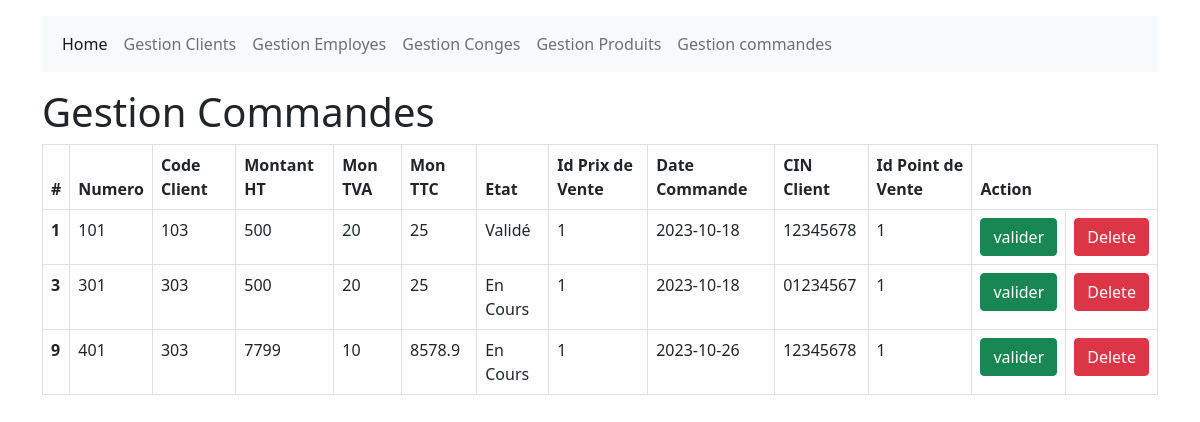
Before: /admin/gestion_commandes.php with the older database file.
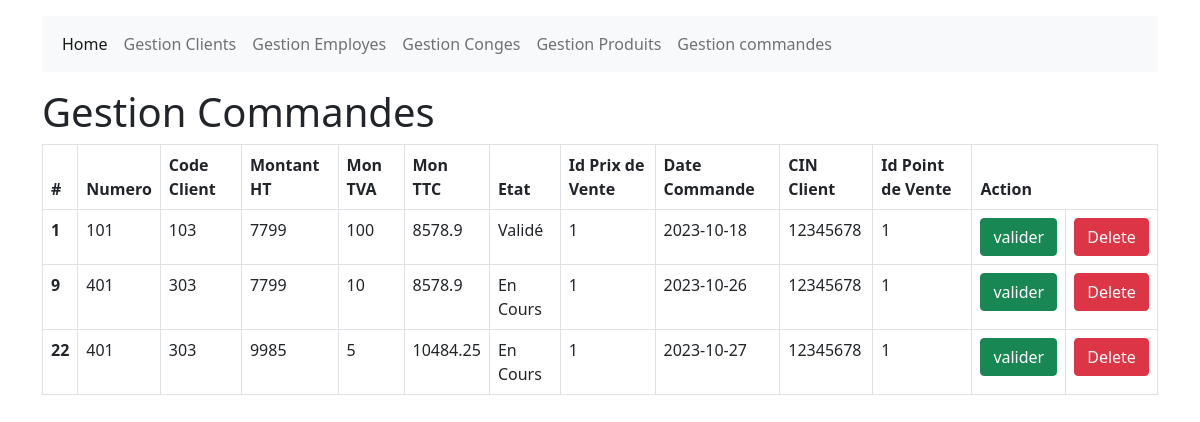
After: the same page with the newer database file.
### tables this page shows
CREATE TABLE `commande` (
  `id` int(11) NOT NULL,
  `num` int(11) NOT NULL,
  `codeclient` int(11) NOT NULL,
  `montantht` double NOT NULL,
  `montva` double NOT NULL,
  `monttc` double NOT NULL,
  `etat` varchar(100) NOT NULL,
  `idpventee` int(11) NOT NULL,
  `datecmd` date NOT NULL,
  `cinclient` varchar(100) NOT NULL,
  `idpointvente` int(11) NOT NULL
);

### admin/gestion_commandes.php (the view)
<?php include 'header.php';?>
<div class="container mt-3">
<h1>Gestion Commandes</h1>
  <table class="table table-bordered">
    <thead>
      <tr>
        <th>#</th>
        <th>Numero</th>
        <th>Code Client</th>
        <th>Montant HT</th>
        <th>Mon TVA</th>
        <th>Mon TTC</th>
        <th>Etat</th>
        <th>Id Prix de Vente</th>
        <th>Date Commande</th>
        <th>CIN Client</th>
        <th>Id Point de Vente</th>
        <th colspan="2">Action</th>
      </tr>
    </thead>
    <tbody>
      <?php
      include('../db/connexion.php');
      $sql="SELECT * FROM `commande`";
      $result=$conn->query($sql);
      while($row=mysqli_fetch_array($result,MYSQLI_ASSOC))
      {
      ?>
      <tr>
        <th scope="row"><?php echo $row['id'];?></th>
        <td><?php echo $row['num'];?></td>
        <td><?php echo $row['codeclient'];?></td>
        <td><?php echo $row['montantht'];?></td>
        <td><?php echo $row['montva'];?></td>
        <td><?php echo $row['monttc'];?></td>
        <td><?php echo $row['etat'];?></td>
        <td><?php echo $row['idpventee'];?></td>
        <td><?php echo $row['datecmd'];?></td>
        <td><?php echo $row['cinclient'];?></td>
        <td><?php echo $row['idpointvente'];?></td>
        <td>
        <a href="update_commande.php?id_commande=<?php echo $row['id'];?>" class="btn btn-success" role="button">valider</a>
        </td>
        <td>
        <a href="delete_commande.php?id_commande=<?php echo $row['id'];?>" class="btn btn-danger" role="button">Delete</a>
        </td>
      </tr>
      <?php
      }
      ?>
    </tbody>
  </table>
  </div>

### admin/header.php (shortened to what this page needs)
<!DOCTYPE html>
<html>
<head>
    <link href="https://cdn.jsdelivr.net/npm/bootstrap@5.0.2/dist/css/bootstrap.min.css" rel="stylesheet">
    <link rel="stylesheet" href="CSS/styles.css">
  </head>
<body>
        <div class="container mt-3">
            <nav class="navbar navbar-expand-sm bg-light navbar-light">
                <div class="container-fluid">
                    <ul class="navbar-nav">
                      <li class="nav-item">
                        <a class="nav-link active" href="index.php">Home</a>
                      </li>
                      <li class="nav-item">
                        <a class="nav-link" href="gestion_clients.php">Gestion Clients</a>
                      </li>
                      <li class="nav-item">
                        <a class="nav-link" href="gestion_employes.php">Gestion Employes</a>
                      </li>
                      <li class="nav-item">
                        <a class="nav-link" href="gestion_conges.php">Gestion Conges</a>
                      </li>
                      <li class="nav-item">
                        <a class="nav-link" href="gestion_produits.php">Gestion Produits</a>
                      </li>
                      <li class="nav-item">
                        <a class="nav-link" href="gestion_commandes.php">Gestion commandes</a>
                      </li>
                    </ul>
                  </div>
              </nav>
        </div>
</body>
</html>

Changed rows visible on the page:
removed commande: id "3", num "301", codeclient "303", montantht "500", montva "20", monttc "25", etat "En Cours", idpventee "1", datecmd "2023-10-18", cinclient "01234567", idpointvente "1"
changed commande "Validé": montantht "500" → "7799"; montva "20" → "100"; monttc "25" → "8578.9"
added commande: id "22", num "401", codeclient "303", montantht "9985", montva "5", monttc "10484.25", etat "En Cours", idpventee "1", datecmd "2023-10-27", cinclient "12345678", idpointvente "1"
